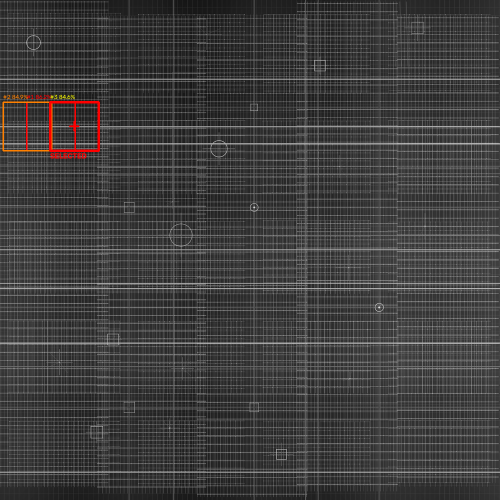
#> input picture results/10_black_tint/opt/wide_search_matches_within_10pct_of_best.png, 1000 x 1000 px (shown at 1/2 size); its folder holds only this picture in this run
$ python locate_ref_gpt_updated.py
#> lines starting #> are read from the running program, lines starting #| are printed output that depends on the picture
import os
import time
import numpy as np
import cv2
from scipy.ndimage import maximum_filter


# ==============================================================
# USER SETTINGS
# ==============================================================

# Example:
# Reference = 1000x1000 high-resolution capture
# Wide      = 1000x1000 coarse-resolution capture covering 10x
# physical field in each dimension.

BORDER_TRIM = 8

# Nominal scale difference.
# Search a range around 10x rather than assuming it is exact.
SCALE_START = 9
SCALE_END = 11
SCALE_STEP = 0.2

# Keep every match whose NCC score is within 10 percentage
# POINTS of the best match.
#
# Example:
# best = 0.95
# threshold = 0.85
#
SCORE_WINDOW = 0.05

# Suppress duplicate detections caused by nearby scales/positions.
NMS_RADIUS_FRAC = 0.5


# ==============================================================
# STEP 1 — ASK FOR IMAGES
# ==============================================================

REF_PATH = input("Path to reference image: ").strip().strip('"')
#> the answer given: results/10_black_tint/opt/wide_search_matches_within_10pct_of_best.png
WIDE_PATH = input("Path to wide search image: ").strip().strip('"')
#> the answer given: results/23_edge_stress_scale_mismatch/wide_search_matches_within_10pct_of_best.png


# ==============================================================
# STEP 2 — CHECK FILES
# ==============================================================

for label, path in [
    ("Reference", REF_PATH),
    ("Wide search", WIDE_PATH)
]:
    if not os.path.isfile(path):
        raise FileNotFoundError(
            f"{label} image not found at:\n{path}"
        )


# ==============================================================
# STEP 3 — LOAD IMAGES
# ==============================================================

reference = cv2.imread(
    REF_PATH,
    cv2.IMREAD_GRAYSCALE
)

wide = cv2.imread(
    WIDE_PATH,
    cv2.IMREAD_GRAYSCALE
)
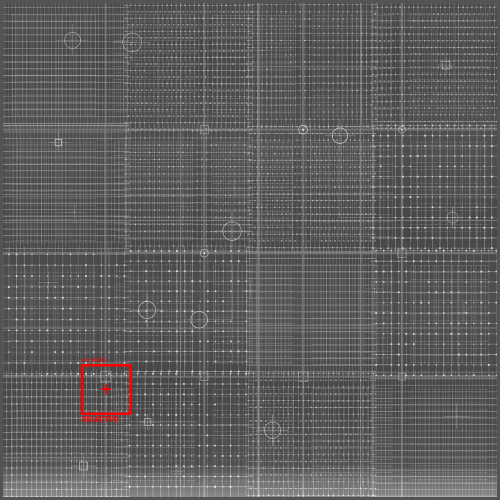
#> input picture results/23_edge_stress_scale_mismatch/wide_search_matches_within_10pct_of_best.png, 1000 x 1000 px (shown at 1/2 size)

if reference is None:
    raise ValueError(
        f"Could not read reference image:\n{REF_PATH}"
    )

if wide is None:
    raise ValueError(
        f"Could not read wide search image:\n{WIDE_PATH}"
    )


# Convert to float32 for template matching
reference = reference.astype(np.float32)
wide = wide.astype(np.float32)


print("\nLoaded images:")
print(
    f"  Reference: {reference.shape[1]} x {reference.shape[0]}"
)
#|   Reference: 1000 x 1000
print(
    f"  Wide:      {wide.shape[1]} x {wide.shape[0]}"
)
#|   Wide:      1000 x 1000


# ==============================================================
# STEP 4 — TRIM ARTIFICIAL REFERENCE BORDER
# ==============================================================

# The outermost pixels of the reference are a crop boundary.
# Removing them prevents the artificial crop edge / SEM edge
# brightening from becoming a matching feature.

if BORDER_TRIM > 0:

    h, w = reference.shape

    if 2 * BORDER_TRIM < min(h, w):

        reference = reference[
            BORDER_TRIM:h - BORDER_TRIM,
            BORDER_TRIM:w - BORDER_TRIM
        ]
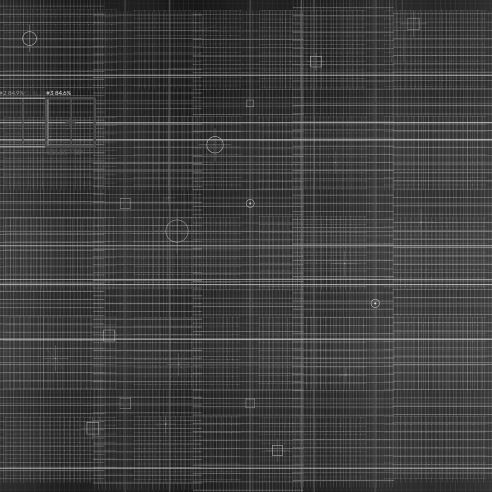
#> reference: shape (984, 984) float32 (shown at 1/2 size); min 3, max 235, mean 62.9

        print(
            f"\nTrimmed {BORDER_TRIM}px border from reference."
        )

        print(
            f"New reference size: "
            f"{reference.shape[1]} x {reference.shape[0]}"
        )
#| New reference size: 984 x 984

    else:

        print(
            "\nBORDER_TRIM is too large; "
            "skipping reference trimming."
        )


# ==============================================================
# STEP 5 — MULTI-SCALE TEMPLATE MATCHING
# ==============================================================

print("\nRunning multi-scale NCC template matching...")

runtime_start = time.perf_counter()

all_points = []

scales = np.arange(
    SCALE_START,
    SCALE_END + SCALE_STEP / 2,
    SCALE_STEP
)

for scale in scales:

    # ----------------------------------------------------------
    # Convert the high-resolution reference into wide-image
    # pixel scale.
    #
    # Example:
    #
    # reference = 1000 px
    # scale    = 10
    #
    # template = 100 px
    # ----------------------------------------------------------

    tmpl_size = int(
        round(reference.shape[0] / scale)
    )

    # Ignore impossible template sizes
    if tmpl_size < 8:
        continue

    if tmpl_size >= wide.shape[0]:
        continue

    if tmpl_size >= wide.shape[1]:
        continue


    # ----------------------------------------------------------
    # Downsample reference to current candidate scale
    # ----------------------------------------------------------

    template = cv2.resize(
        reference,
        (tmpl_size, tmpl_size),
        interpolation=cv2.INTER_AREA
    )


    # ----------------------------------------------------------
    # NORMALIZED CROSS CORRELATION
    # ----------------------------------------------------------

    result = cv2.matchTemplate(
        wide,
        template,
        cv2.TM_CCOEFF_NORMED
    )


    # ----------------------------------------------------------
    # Find local maxima.
    #
    # We don't want only the global maximum at this stage.
    # We want all potentially interesting locations.
    # ----------------------------------------------------------

    win = max(
        3,
        tmpl_size // 2
    )

    local_max = maximum_filter(
        result,
        size=win,
        mode="reflect"
    )

    peak_mask = (
        result == local_max
    )

    ys, xs = np.where(
        peak_mask
    )


    # ----------------------------------------------------------
    # Store every local candidate
    # ----------------------------------------------------------

    for x, y in zip(xs, ys):

        score = float(
            result[y, x]
        )

        all_points.append(
            (
                score,
                float(scale),
                int(x),
                int(y),
                int(tmpl_size)
            )
        )


    print(
        f"  scale={scale:.2f}x "
        f"template={tmpl_size}x{tmpl_size} "
        f"candidates={len(xs)}"
    )
#> this loop made 11 passes
#|   scale=9.00x template=109x109 candidates=196
#|   scale=9.20x template=107x107 candidates=212
#|   scale=9.40x template=105x105 candidates=197
#|   scale=9.60x template=103x103 candidates=200
#|   scale=9.80x template=100x100 candidates=232
#> (further printed lines are left out)
#> pass 1, `template = cv2.resize( reference, (tmpl_size, tmpl_size), interpolatio..`:
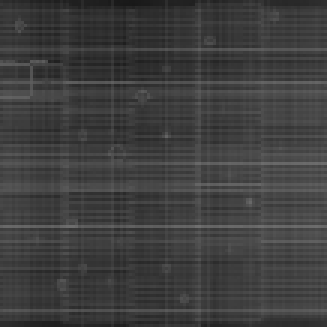
#> template: shape (109, 109) float32 (shown 3 times larger); min 24.81, max 112.6, mean 62.9
#> pass 1, `result = cv2.matchTemplate( wide, template, cv2.TM_CCOEFF_NORMED )`:
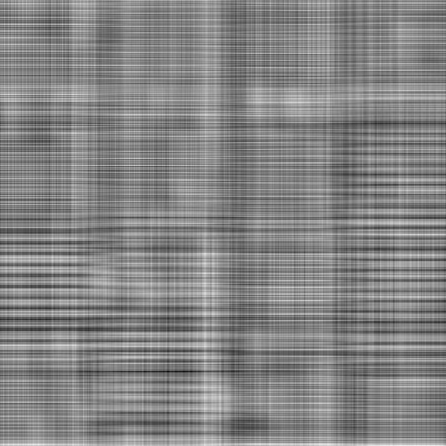
#> result: shape (892, 892) float32 (shown at 1/2 size); min -0.275, max 0.256, mean 0.000644; drawn with min black and max white
#> pass 1, `local_max = maximum_filter( result, size=win, mode="reflect" )`:
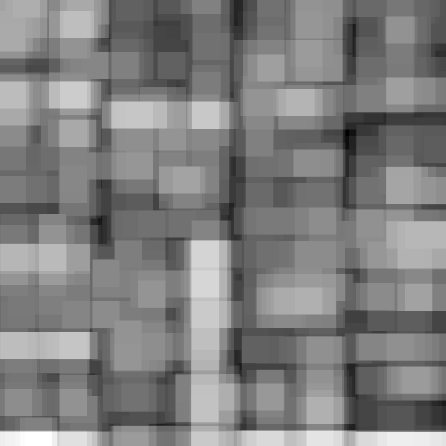
#> local_max: shape (892, 892) float32 (shown at 1/2 size); min 0.046, max 0.256, mean 0.151; drawn with min black and max white
#> pass 1, `peak_mask = ( result == local_max )`:
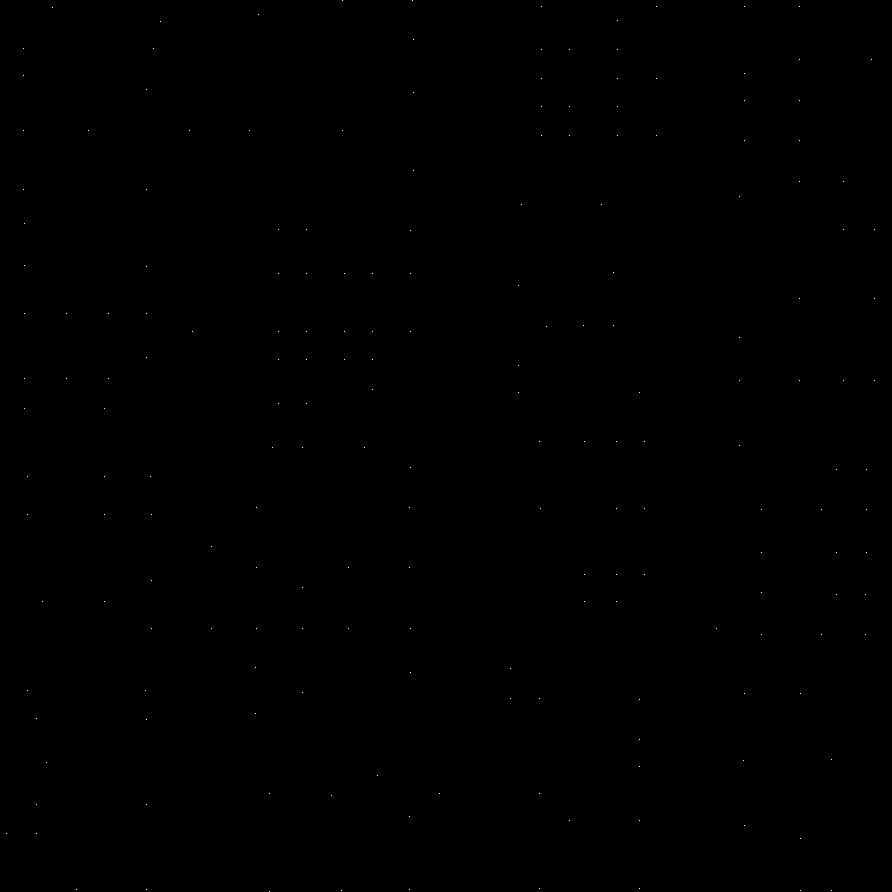
#> peak_mask: shape (892, 892) bool; 0.02% white in thin lines or dots
#> (the rest of the program and of its run is left out)
